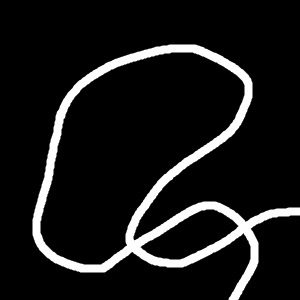
#> input picture BITMAP/alphabet-bitmap-ds/painting1.jpg, 300 x 300 px
$ python test.py
#> lines starting #> are read from the running program, lines starting #| are printed output that depends on the picture; after the words box and inside, x2 and y2 are one past the last pixel; in counts of white or black regions, pixels touching at a corner belong together
#// Author Jack Hales, 17-year-old Australian kas.nsw.edu.au Student
#// --
#// BitMap manipulation, BitMap refers to the process of creating a
#// black-background image that contains a prominent set of colours
#// that are significant in meaning.


import time, random, math
import numpy as np
from PIL import Image, ImageDraw
import pprint as pprint
pp = pprint.PrettyPrinter(indent=4)
pp = pp.pprint
import os
os.system("cls")

# Pathfinding!
from pathfinding.core.diagonal_movement import DiagonalMovement
from pathfinding.core.grid import Grid
from pathfinding.finder.a_star import AStarFinder

BitMap = Image.open("alphabet-bitmap-ds/painting1.jpg")
#> BitMap is the input picture: PIL image 300x300 RGB; min 0, max 255, mean 25.2
# BitMap = Image.open("alphabet-bitmap-ds/painting1.jpg")
PixelArr = np.array(BitMap)

xs = BitMap.size[0]
#> xs = 300
ys = BitMap.size[1]
#> ys = 300

#// Manual Colour-coding array
#// To be in JSON file one day

#// Requirement splitting for Vision rules
#// % value, 0.25 = 25% means splitting into 4 parts x 4 parts

by = 30
split = 1 / by
squares  = int(1 / split)
squaresx = squares
totalSquares = int(squares*squares)
squarePixels = (xs*ys)/squares
#> squarePixels = 3000

xSplit = int((xs) / (1 / split))
#> xSplit = 10
ySplit = int((ys) / (1 / split))
#> ySplit = 10


class PixelArray(object):
    # - dynamically set variables
    # Squares
    # OGPixelArray is a numpy array

    def __init__(self, PA):
        self.OGPixelArray = PA
        self.BitMap = []
        self.Squares = []
        # - convert the "pixel array" location
        # into the square information and insert
        # seq
        self.PixelArrCache = np.zeros(shape=(squares*xSplit*xSplit+1, squares*ySplit*ySplit+1), dtype=list)

    # | Quick anti-alias removal, black & white ONLY,
    # | lesser is reduced to black, and higher is
    # | ceiling'd to white
    def AARemove(self):
        PixelArr = self.OGPixelArray
        for i in range(0, xs):
            for b in range(0, ys):
                if PixelArr[i, b][0] < 120: PixelArr[i, b] = [0, 0, 0]
                else: PixelArr[i, b] = [255, 255, 255]
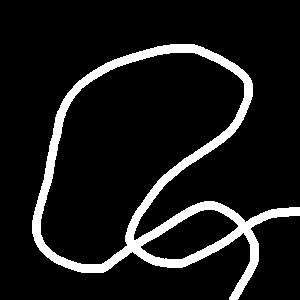
#> PixelArr: shape (300, 300, 3); 10.1% white; 1 white region, box (x1, y1, x2, y2) and area: (32, 44, 300, 300) 9064
        self.OGPixelArray = PixelArr

    def SortSquares(self):
        PixelArr = self.OGPixelArray
        Squares = [None for f in range(0, squares*squares)]
        startX, startY, iteration = 0, 0, 0
        for i in range(0, int(squares*squares)):
            # print(startX, startY)
            iteration += 1
            Squares[i] = self.SquareBundlerStartFrom(i, startX, startY)
            if iteration % int(xs/xSplit) == 0:
                startY = startY + ySplit
                startX = 0
            else:
                startX = startX + xSplit
#> after the loop, iteration = 900; startY = 300
        self.Squares = Squares

    def SquareBundlerStartFrom(self, squareNo, xStart, yStart):
        # Presetting the values for the bundled variables in a
        # 2D Numpy Array
        bundled = np.zeros(shape=(xSplit, ySplit), dtype=object)
        # Where we will start from for finding the X/Y values
        PixelArr = self.OGPixelArray
        storeX, storeY = xStart, yStart
        # For Inserting
        # print(squareNo)
        insertX, insertY, iteration = 0, 0, 0
        for i in range(0, (xSplit * ySplit)):
            iteration = i+1
            # - storing into the "bundled" array to return later
            # - storing in the bundle return [Y, X]
            bundled[insertY, insertX] = PixelArr[storeY, storeX]
            # - storing in the caches [Y, X]
            # if squareNo == 0: print("{0}: {1}, {2}".format(squareNo, storeX, storeY))
            self.PixelArrCache[storeY, storeX] = {"square": squareNo, "insertY": storeY, "insertX": storeX, "squareLocX": insertY, "squareLocY": insertX}
            if (iteration % int(xSplit) == 0):
                storeX = xStart
                storeY +=  1
                insertX = 0
                insertY += 1
            else:
                storeX += 1
                insertX += 1
        # bundled[0, 0] = [255, 255, 255]
        return bundled

    # [7 lines left out: function SquareToPixelArr, not called in this run]

    def AllColourInSquare(self, squareNo, colour=[255, 255, 255]):
        # print(squareNo)
        area = []
        for eachInfoBundle in self.PixelArrCache:
            for cacheInformation in eachInfoBundle:
                if (cacheInformation != 0) and (squareNo == cacheInformation["square"]):
                    x, y = cacheInformation["insertX"], cacheInformation["insertY"]
                    # y, x
                    # print(self.OGPixelArray[y, x], colour)
                    if str(self.OGPixelArray[y, x]) == str(colour).replace(',', ''):
                        area.append(cacheInformation)
        # print(area)
        return area


    # [16 lines left out: functions Square2PAEditor, Change, not called in this run]

    def SQCHange(self, s=0, x=0, y=0, to=[255, 255, 255]):
        self.Change(src="Squares", xy=[x, y], squareno=s, to=to)


    def Start_RandomLineBetweenFilledSquares(self, first, second):
        AllSqrs1 = self.AllColourInSquare(first)
        AllSqrs2 = self.AllColourInSquare(second)
        ASC1 = random.choice(AllSqrs1)
        ASC2 = random.choice(AllSqrs2)
        # draw time
        Draw = self.Open()
        colour, width = "#c21f1f", 1
        Draw.line([ASC1["insertX"], ASC1["insertY"], ASC2["insertX"], ASC2["insertY"]], fill=colour, width=width)
        self.Close()
        # saving data
        self.lastFinishingPoint = [ASC2["insertX"], ASC2["insertY"]]

    # [11 lines left out: function Next_RandomLineFromLastInFilledSquares, not called in this run]

    def PathVisualize(self):
        i = 0
        for DirectionSpace in self.DirectionSequence:
            Direction, SquareNo = DirectionSpace[0], DirectionSpace[1]
            if i == 0:
                First = SquareNo
            elif i == 1:
                self.Start_RandomLineBetweenFilledSquares(first=First, second=SquareNo)
            # elif i > 1:
            #     self.Next_RandomLineFromLastInFilledSquares(SquareNo)
            i += 1


    # - all displaying and saving functions

    # [5 lines left out: function ShowOG, not called in this run]

    def SaveOG(self):
        OGPA = self.OGPixelArray
        im = Image.fromarray(OGPA)
        im.save("og.png")
        return self

    # - takes a square, and creates a new image and fills it
    # - with the area data provided by the following functions.
    # [9 lines left out: function ShowSquareAlone, not called in this run]

    def Empty(self, squareNo):
        isEmpty = 1
        square = self.Squares[squareNo]
        for a in range(len(square)):
            for b in range(len(square[a])):
                if square[a][b][0] == 255:
                    isEmpty = 0
        return bool(isEmpty)

    def Contains(self, squareNo, highlight="no"):
        if squareNo == highlight: return 2
        return not self.Empty(squareNo)

    # - inserting all the "contains" info into an array that can be edited
    # [10 lines left out: function ContainsArray, not called in this run]

    # - inserting all the "contains" info into an array that can be edited
    def ContainsArrayPoints(self):
        access = 0
        mapArray = [[]]
        for i in range(len(self.Squares)):
            ic = i + 1
            if access > (len(mapArray)-1): mapArray.append([])
            if self.Contains(i): mapArray[access].append(i)
            if ic % squares == 0: access += 1
#> after the loop, access = 30
        return mapArray

    def PrintSquareMap(self, highlight="no"):
        for i in range(len(self.Squares)):
            ic = i + 1
            print(int(self.Contains(i, highlight=highlight)), end=" ")
            if ic % squares == 0: print("")

    # - taking the square, and applying the direction sequence
    # - to where to apply each period
    def SquareBounds(self, squareNo, direction):

        X = math.ceil((squareNo+1)/squaresx)
        Y = math.ceil((squareNo)%squaresx)+1

        Right = xSplit * Y
        Down = ySplit * X
        Left = Right - xSplit
        Up = Down - ySplit
        if Left < 0: Left = 0
        if Up < 0: Up = 0

        DirectionConvert = {
            "O":   [0, 0, 0, 0],
            "L":   [0, 0, Left, 0],
            "D":   [0, Down, 0, 0],
            "UR":  [Up, 0, 0, Right],
            "UL":  [Up, 0, Left, 0],
            "BL":  [0, Down, Left, 0],
            "BR":  [0, Down, 0, Right],
            "R":   [0, 0, 0, Right],
            "U":   [Up, 0, 0, 0]}

        return DirectionConvert[direction]

    # - taking the square, and applying the direction sequence
    # - to where to apply each period
    def SquareCentre(self, squareNo):

        X = math.ceil((squareNo+1)/squaresx)
        Y = math.ceil((squareNo)%squaresx)+1

        Right = xSplit * Y
        Down = ySplit * X
        Left = Right - xSplit
        Up = Down - ySplit
        if Left < 0: Left = 0
        if Up < 0: Up = 0

        Right -= round(xSplit/2)
        Down  -= round(ySplit/2)
        # print(squareNo, Right, Down)

        return [Right, Down]


    # - | finding the "best path" to
    # - | to follow in the writing algorithm,
    # - | writes all the path code and
    # - | does all the handling for passing
    # - | into the further creation realm
    def Path(self):
        Compression = 5 # overall tests, for the "sloppiness"
        Leveler     = 50 # the expected overhead of moves required
                        # to finally get to the ending area of
                        # total control.
        ConsiderableSquares = self.ContainsArrayPoints()
        ConsiderableSquares1d = [] # - a flat array
        for cs in ConsiderableSquares:
            for each in cs:
                ConsiderableSquares1d.append(each)
#> after the loop, ConsiderableSquares1d = 208 values from 134 to 894

        # | - the parent, starting on a random
        # | - line then sub-bruting till it
        # | - finds a dead end and goes till
        # | - it covers every square and resolves
        # | - the path
        Brute, OverallBrute = round(len(ConsiderableSquares1d)*Leveler), 10000*Compression # Brute=overall attempts, Overall=individual attempts at pathfinding
#> Brute = 10400; OverallBrute = 50000
        # Brute, OverallBrute = 2, 1
        CoveredSquares = []
        AllCovered = False


        for i in range(OverallBrute):

            Movement, CurrentPlace = "O", random.choice(ConsiderableSquares1d)
            DirectionSequence = [["O", CurrentPlace]] # the operations of movement dir's
            CoveredArea = [CurrentPlace] # the covered area through pathfinding
            # recording the direction and meta info
            StepInformation, Original, LinearDirections = [], CurrentPlace, [CurrentPlace]
            if AllCovered: break

            for i in range(Brute):
                # checking if all CoveredArea numbers makeup the entire length
                AllCovered = True
                for ConsLoc in ConsiderableSquares1d:
                    if ConsLoc not in CoveredArea:
                        AllCovered = False

                if AllCovered == True:
                    self.DirectionSequenceDone = True
                    self.DirectionSequence = DirectionSequence
                    # print("finished in {0}".format(i))
                    self.PrintSquareMap(highlight=Original)
                    print("\n\n")
                    # pp(LinearDirections)
                    # pp(StepInformation)
                    return DirectionSequence
                else: self.DirectionSequenceDone = False

                Movements = {
                    "U":   CurrentPlace-squaresx,
                    "R":   (CurrentPlace+1)           if ((CurrentPlace+1)%squaresx!=0) else -1, #rc
                    "UR":  CurrentPlace-squaresx+1    if ((CurrentPlace+1)%squaresx!=0) else -1, #rc
                    "UL":  CurrentPlace-squaresx-1    if ((CurrentPlace)%squaresx!=0) else -1, #lc
                    "BL":  CurrentPlace+squaresx-1    if ((CurrentPlace)%squaresx!=0) else -1, #lc
                    "BR":  CurrentPlace+squaresx+1    if ((CurrentPlace+1)%squaresx!=0) else -1, #rc
                    "L":   CurrentPlace-1             if ((CurrentPlace)%squaresx!=0) else -1, #lc
                    "D":   CurrentPlace+squaresx}

                for Movement, Place in sorted(Movements.items(), key=lambda x: random.random()):
                    if Place in ConsiderableSquares1d:
                        DirectionSequence.append([Movement, Place])
                        CoveredArea.append(Place)

                        # print(Movement, Place)

                        StepInformation.append({
                            "before": CurrentPlace,
                            "after": Place,
                            "movements": Movements,
                            "newPlace": Place,
                            "beforePlace": CurrentPlace,
                            "direction": Movement
                        })

                        CurrentPlace = Place

                        # placing into direction
                        LinearDirections.append("{0}:{1}".format(Movement, Place))
                        break


                else: print("n", end="")

    # - takes squareNo and applies where it will be after
    # - direction is applied
    # [15 lines left out: function DirectionApplySquareNo, not called in this run]


    # - | formating the self.DirectionSequence into
    # - | a fair format.
    def PathFormat(self):
        if self.DirectionSequenceDone == False:
            print("Path has not been established...")
            return False
        AngleConvert = {
            "O": -1,
            "U": 0,
            "D": 180,
            "L": 270,
            "R": 90,
            "UR": 45,
            "UL": 315,
            "BL": 225,
            "BR": 135}
        # print(self.DirectionSequence)
        i = 0
        for DirectionSpace in self.DirectionSequence:
            if i >= 1:
                Direction, SquareNo, PastDirection = DirectionSpace[0], DirectionSpace[1], self.DirectionSequence[i-1]
                # THIS IS THE MOST IMPORTANT KEYWORD THAT IS IN THIS ENTIRE CODEBASE VVV
                # we're going from PastDirection, to the SquareNo in Direction
                OldSquareNo = PastDirection[1]
                # OldSquareNo -> SquareNo, by Direction
                # print(OldSquareNo, '->', SquareNo, 'by', Direction)

                Angle = AngleConvert[Direction]
                # Bounds = self.SquareBounds(self.DirectionApplySquareNo(SquareNo, Direction), Direction)
                Bounds = self.SquareBounds(SquareNo, Direction)
                X, Y = self.SquareCentre(OldSquareNo)
                print('[', X, ',', Y, ',', Angle, ",", Bounds, ',', OldSquareNo, ',\'', Direction, '\'',  ']', end=", ")
            i += 1

    # - iter functions to make it easier to iterate
    # | - pixelParcel (parcel) is a pack provided by the cache
    # | - information series.

    def Unpack(self, parcel, pref="insert"):
        return zip([parcel["{0}X".format(pref)]], [parcel["{0}Y".format(pref)]])

    # - bitmap opening functions, to convert the array into an
    # - original piece

    def Open(self):
        PixelArr = self.OGPixelArray
        self.BitMap = Image.fromarray(PixelArr)
        # self.BitMapDraw = ImageDraw.Draw(self.BitMap)
        return ImageDraw.Draw(self.BitMap)

    def Draw(self):
        return ImageDraw.Draw(self.BitMap)

    def Close(self, removeAA=False):
        BitMap = self.BitMap
        self.OGPixelArray = np.array(BitMap)
        if removeAA: self.AARemove()


PA=PixelArray(PixelArr)
PA.AARemove()
PA.SortSquares()

PA.Path()
PA.PathFormat()
PA.PathVisualize()
# print(PA.SquareCentre(1))

PA.SaveOG()


# | Quick square is-empty clause, checking
# | if data in the square is totally black,
# | if so, return 1, else return 0.


# [8 lines left out: function gradient_check, not called in this run]
